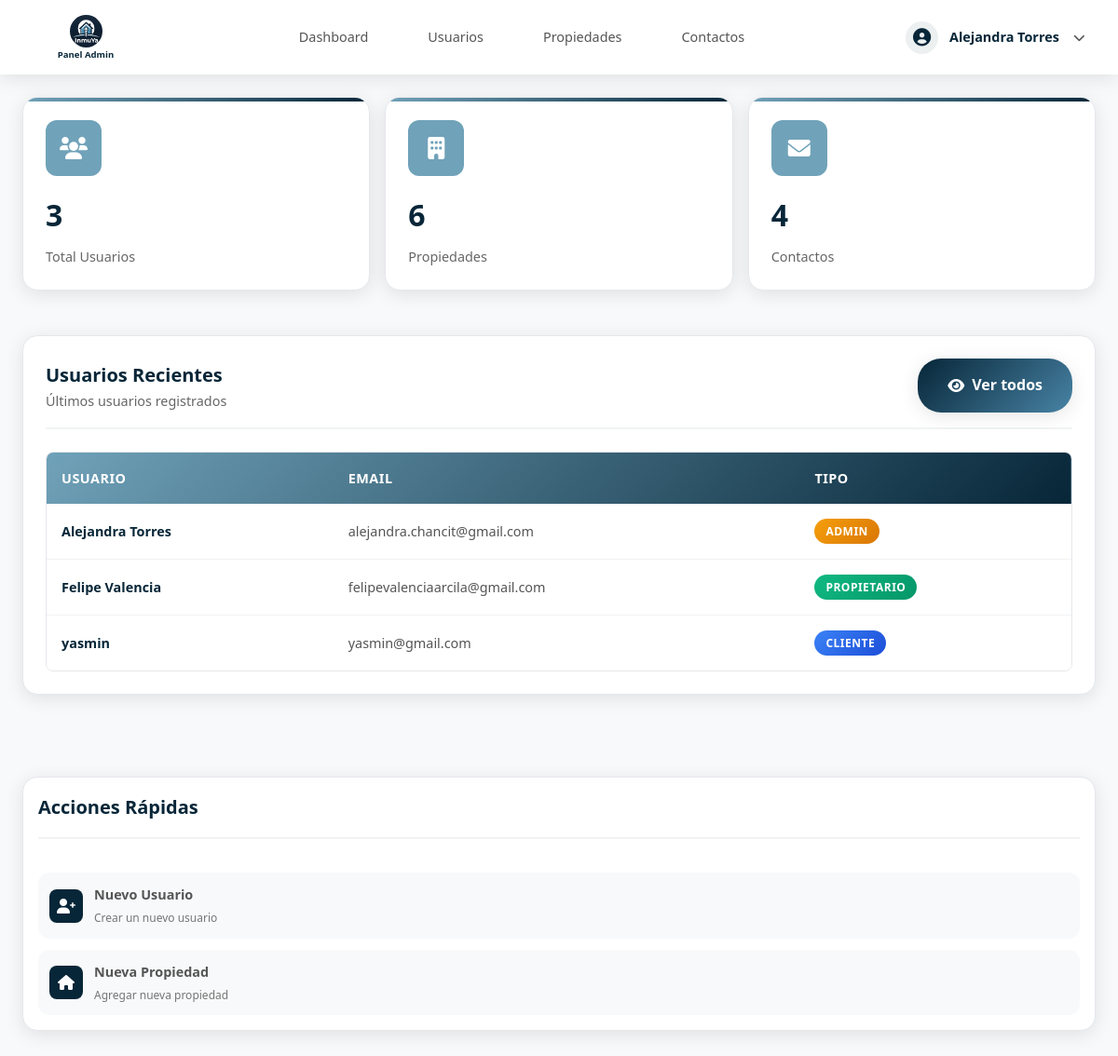
Page /InmuYa-main/index.php?route=admin/dashboard (signed in) on the committed database.
### tables this page shows
CREATE TABLE `usuarios` (
  `id_usuario` int(11) NOT NULL,
  `nombre` varchar(100) NOT NULL,
  `email` varchar(100) NOT NULL,
  `telefono` varchar(20) DEFAULT NULL,
  `tipodocumento` int(11) NOT NULL,
  `numerodocumento` varchar(30) NOT NULL,
  `fechadenacimiento` date NOT NULL,
  `contrasena` varchar(255) NOT NULL,
  `tipo_usuario` enum('cliente','propietario','admin') NOT NULL
);

### InmuYa-main/app/controllers/AdminController.php (called while the page is built, shortened)
<?php
class AdminController {
    private $usuarioModel;
    private $propiedadModel;
    private $contactosModel;
    public function __construct() {
        require_once __DIR__ . '/../models/UsuarioModel.php';
        require_once __DIR__ . '/../models/PropiedadModel.php';
        require_once __DIR__ . '/../models/ContactosModel.php';
        $this->usuarioModel = new UsuarioModel();
        $this->propiedadModel = new PropiedadModel();
        $this->contactosModel = new ContactosModel();
    }
    public function dashboard() {
        $userStats = $this->usuarioModel->obtenerEstadisticasUsuarios();
        $propiedadStats = $this->propiedadModel->obtenerEstadisticasDePropiedades();
        $contactosStats = $this->contactosModel->obtenerEstadisticasContactos();
        $stats = array_merge($userStats, $propiedadStats, $contactosStats);
        $recent_users = $this->usuarioModel->obtenerTodosLosUsuarios(4);
        include __DIR__ . '/../views/admin/dashboard.php';
    }
}
?>

### InmuYa-main/index.php (called while the page is built, shortened)
<?php
try {
    $route = isset($_GET['route']) ? htmlspecialchars($_GET['route'], ENT_QUOTES, 'UTF-8') : 'home';
    $routeConfig = getRoute($route);
    if ($routeConfig) {
        if (isset($routeConfig['controller']) && isset($routeConfig['action'])) {
            $controllerName = $routeConfig['controller'];
            $actionName = $routeConfig['action'];
            $controllerPath = __DIR__ . '/app/controllers/' . $controllerName . '.php';
            if (file_exists($controllerPath)) {
                if (class_exists($controllerName)) {
                    $controller = new $controllerName();
                    if (method_exists($controller, $actionName)) {
                        $controller->$actionName();
                    } else {
                        http_response_code(404);
                        echo "Acción no encontrada: " . htmlspecialchars($actionName);
                    }
                } else {
                    http_response_code(500);
                    echo "Error: Clase del controlador no encontrada: " . htmlspecialchars($controllerName);
                }
            } else {
                http_response_code(404);
                echo "Controlador no encontrado: " . htmlspecialchars($controllerName);
            }
        }
    } else {
        http_response_code(404);
        echo "Ruta no encontrada: " . htmlspecialchars($route);
    }
} catch (Exception $e) {
    error_log("Error en index.php: " . $e->getMessage());
    ob_clean();
    http_response_code(500);
    echo "Error interno del servidor. Por favor, inténtalo más tarde.";
    if (defined('DEBUG') && DEBUG) {
        echo "<br><br>Error: " . htmlspecialchars($e->getMessage());
    }
}
?>

### InmuYa-main/app/models/UsuarioModel.php (called while the page is built, shortened)
<?php
class UsuarioModel {
    private $conexion;
    public function __construct() {
        $conexionPath = __DIR__ . '/../../config/conexion.php';
        if (isset($conexion)) {
            $this->conexion = $conexion;
        } elseif (isset($GLOBALS['conexion'])) {
            $this->conexion = $GLOBALS['conexion'];
        } else {
            throw new Exception("Error: No se pudo obtener la conexión a la base de datos");
        }
    }
    public function obtenerTodosLosUsuarios($limit = null, $offset = 0) {
        $sql = "SELECT * FROM usuarios ORDER BY nombre ASC";
        if ($limit) {
            $sql .= " LIMIT ? OFFSET ?";
            $stmt = $this->conexion->prepare($sql);
            $stmt->bind_param("ii", $limit, $offset);
        } else {
            $stmt = $this->conexion->prepare($sql);
            if (!$stmt) {
                throw new Exception("Error en la preparación de la consulta: " . $this->conexion->error);
            }
        }
        $stmt->execute();
        $result = $stmt->get_result();
        $users = [];
        while ($row = $result->fetch_assoc()) {
            $users[] = $row;
        }
        return $users;
    }
    public function obtenerEstadisticasUsuarios() {
        $stats = [];
        $result = $this->conexion->query("SELECT COUNT(*) as total FROM usuarios");
        $stats['total_users'] = $result->fetch_assoc()['total'];
        return $stats;
    }
}
?>

### InmuYa-main/app/models/PropiedadModel.php (called while the page is built, shortened)
<?php
class PropiedadModel {
    private $conexion;
    public function __construct() {
        $conexionPath = __DIR__ . '/../../config/conexion.php';
        if (isset($conexion)) {
            $this->conexion = $conexion;
        } elseif (isset($GLOBALS['conexion'])) {
            $this->conexion = $GLOBALS['conexion'];
        } else {
            throw new Exception("Error: No se pudo obtener la conexión a la base de datos");
        }
    }
    public function obtenerEstadisticasDePropiedades() {
        $stats = [];
        $result = $this->conexion->query("SELECT COUNT(*) as total FROM propiedades");
        $stats['total_properties'] = $result->fetch_assoc()['total'];
        $result = $this->conexion->query("SELECT tipo, COUNT(*) as count FROM propiedades GROUP BY tipo");
        $stats['by_type'] = [];
        while ($row = $result->fetch_assoc()) {
            $stats['by_type'][$row['tipo']] = $row['count'];
        }
        $result = $this->conexion->query("SELECT estado, COUNT(*) as count FROM propiedades GROUP BY estado");
        $stats['by_status'] = [];
        while ($row = $result->fetch_assoc()) {
            $stats['by_status'][$row['estado']] = $row['count'];
        }
        $result = $this->conexion->query("SELECT COUNT(*) as count FROM propiedades WHERE destacado = 1");
        $stats['featured'] = $result->fetch_assoc()['count'];
        return $stats;
    }
}
?>

### InmuYa-main/app/models/ContactosModel.php (called while the page is built, shortened)
<?php
class ContactosModel {
    private $conexion;
    public function __construct() {
        require_once __DIR__ . '/../../config/database.php';
        if (isset($conexion)) {
            $this->conexion = $conexion;
        }
    }
    public function obtenerEstadisticasContactos() {
        try {
            $sql = "SELECT COUNT(*) as total FROM contactar";
            $result = $this->conexion->query($sql);
            $total = $result->fetch_assoc()['total'];
            $sql = "SELECT COUNT(*) as nuevos FROM contactar WHERE estado = 'nuevo'";
            $result = $this->conexion->query($sql);
            $nuevos = $result->fetch_assoc()['nuevos'];
            $sql = "SELECT COUNT(*) as leidos FROM contactar WHERE estado = 'leido'";
            $result = $this->conexion->query($sql);
            $leidos = $result->fetch_assoc()['leidos'];
            $sql = "SELECT COUNT(*) as respondidos FROM contactar WHERE estado = 'respondido'";
            $result = $this->conexion->query($sql);
            $respondidos = $result->fetch_assoc()['respondidos'];
            return [
                'total_contacts' => $total,
                'nuevos_contacts' => $nuevos,
                'leidos_contacts' => $leidos,
                'respondidos_contacts' => $respondidos
            ];
        } catch (Exception $e) {
            error_log("Error en getContactStats: " . $e->getMessage());
            return [
                'total_contacts' => 0,
                'nuevos_contacts' => 0,
                'leidos_contacts' => 0,
                'respondidos_contacts' => 0
            ];
        }
    }
}

### InmuYa-main/app/views/admin/dashboard.php (the view, shortened to what this page needs)
<?php
include __DIR__ . '/../layouts/admin.php';
?>
<div class="dashboard-content">
    <div class="stats-grid">
        <div class="stat-card">
            <div class="stat-icon">
                <i class="fas fa-users"></i>
            </div>
            <div class="stat-content">
                <h3><?php echo $stats['total_users'] ?? '0'; ?></h3>
                <p>Total Usuarios</p>
            </div>
        </div>
        <div class="stat-card">
            <div class="stat-icon">
                <i class="fas fa-building"></i>
            </div>
            <div class="stat-content">
                <h3><?php echo $stats['total_properties'] ?? '0'; ?></h3>
                <p>Propiedades</p>
            </div>
        </div>
        <div class="stat-card">
            <div class="stat-icon">
                <i class="fas fa-envelope"></i>
            </div>
            <div class="stat-content">
                <h3><?php echo $stats['total_contacts'] ?? '0'; ?></h3>
                <p>Contactos</p>
            </div>
        </div>
    </div>
    <div class="dashboard-layout">
        <div class="dashboard-left">
            <div class="activity-section">
                <div class="section-header">
                    <div>
                        <h3 class="section-title">Usuarios Recientes</h3>
                        <p class="section-subtitle">Últimos usuarios registrados</p>
                    </div>
                    <div class="card-actions">
                        <a href="<?php echo BASE_URL; ?>index.php?route=admin/usuarios/usuarios" class="btn btn-primary">
                            <i class="fas fa-eye"></i>
                            Ver todos
                        </a>
                    </div>
                </div>
                <div class="table-container">
                    <table class="data-table">
                        <thead>
                            <tr>
                                <th>Usuario</th>
                                <th>Email</th>
                                <th>Tipo</th>
                            </tr>
                        </thead>
                        <tbody>
                            <?php if (!empty($recent_users)): ?>
                                <?php foreach ($recent_users as $user): ?>
                                    <tr>
                                        <td>
                                            <div class="user-cell">
                                                <div class="user-info">
                                                    <span class="user-name"><?php echo htmlspecialchars($user['nombre']); ?></span>
                                                </div>
                                            </div>
                                        </td>
                                        <td>
                                            <span class="user-email"><?php echo htmlspecialchars($user['email']); ?></span>
                                        </td>
                                        <td>
                                            <span class="badge <?php echo strtolower($user['tipo_usuario']); ?>">
                                                <?php echo ucfirst($user['tipo_usuario']); ?>
                                            </span>
                                        </td>
                                    </tr>
                                <?php endforeach; ?>
                            <?php else: ?>
                                <tr>
                                    <td colspan="3" class="text-center">No hay usuarios recientes</td>
                                </tr>
                            <?php endif; ?>
                        </tbody>
                    </table>
                </div>
            </div>
        </div>
        <div class="dashboard-right">
            <div class="quick-actions">
                <div class="section-header">
                    <h3 class="section-title">Acciones Rápidas</h3>
                </div>
                <a href="<?php echo BASE_URL; ?>index.php?route=admin/usuarios/nuevo" class="quick-action-item">
                    <div class="quick-action-icon">
                        <i class="fas fa-user-plus"></i>
                    </div>
                    <div class="quick-action-content">
                        <h4>Nuevo Usuario</h4>
                        <p>Crear un nuevo usuario</p>
                    </div>
                </a>
                <a href="<?php echo BASE_URL; ?>index.php?route=admin/crear-propiedad" class="quick-action-item">
                    <div class="quick-action-icon">
                        <i class="fas fa-home"></i>
                    </div>
                    <div class="quick-action-content">
                        <h4>Nueva Propiedad</h4>
                        <p>Agregar nueva propiedad</p>
                    </div>
                </a>
            </div>
        </div>
    </div>
</div>

### InmuYa-main/public/css/admin.css (style rules this page uses)
* { margin: 0; padding: 0; box-sizing: border-box; }
:root { --color-principal: rgba(12, 97, 136, 0.589); --color-secundario: #072638; --color-terciario: #4883A5; --color-gris: #555; --color-blanco: white; --color-negro: black; --fuente-principal: 'Segoe UI', Tahoma, Geneva, Verdana, sans-serif; --color-gris-claro: #ecf0f1; --color-verde: #27ae60; --color-rojo: #e74c3c; --sombra-suave: 0 4px 20px rgba(0, 0, 0, 0.1); --sombra-hover: 0 8px 30px rgba(0, 0, 0, 0.15); --transicion: all 0.3s ease; --border-radius: 12px; --border-radius-boton: 25px; }
html { overflow-x: hidden; overflow-y: auto; }
body.admin-body { font-family: var(--fuente-principal); line-height: 1.6; color: var(--color-gris); height: 100%; margin: 0; padding: 0; padding-top: 80px; overflow-x: hidden; overflow-y: auto; }
.user-info { display: flex; align-items: center; gap: 0.75rem; }
.user-name { font-weight: 600; color: var(--color-secundario); font-size: 0.9rem; }
.btn { padding: 1rem 2rem; border: none; border-radius: var(--border-radius-boton); font-size: 1rem; font-weight: 600; cursor: pointer; transition: var(--transicion); display: inline-flex; align-items: center; gap: 0.5rem; text-decoration: none; }
.btn-primary { background: linear-gradient(135deg, var(--color-secundario), var(--color-terciario)); color: var(--color-blanco); box-shadow: var(--sombra-suave); }

### rows in the picture
usuarios: nombre "Alejandra Torres", email "alejandra.chancit@gmail.com", tipo_usuario "ADMIN"
usuarios: nombre "Felipe Valencia", email "felipevalenciaarcila@gmail.com", tipo_usuario "PROPIETARIO"
usuarios: nombre "yasmin", email "yasmin@gmail.com", tipo_usuario "CLIENTE"

### other values in the picture
$userName "Alejandra Torres"
$stats['total_users'] "3"
$stats['total_properties'] "6"
$stats['total_contacts'] "4"
